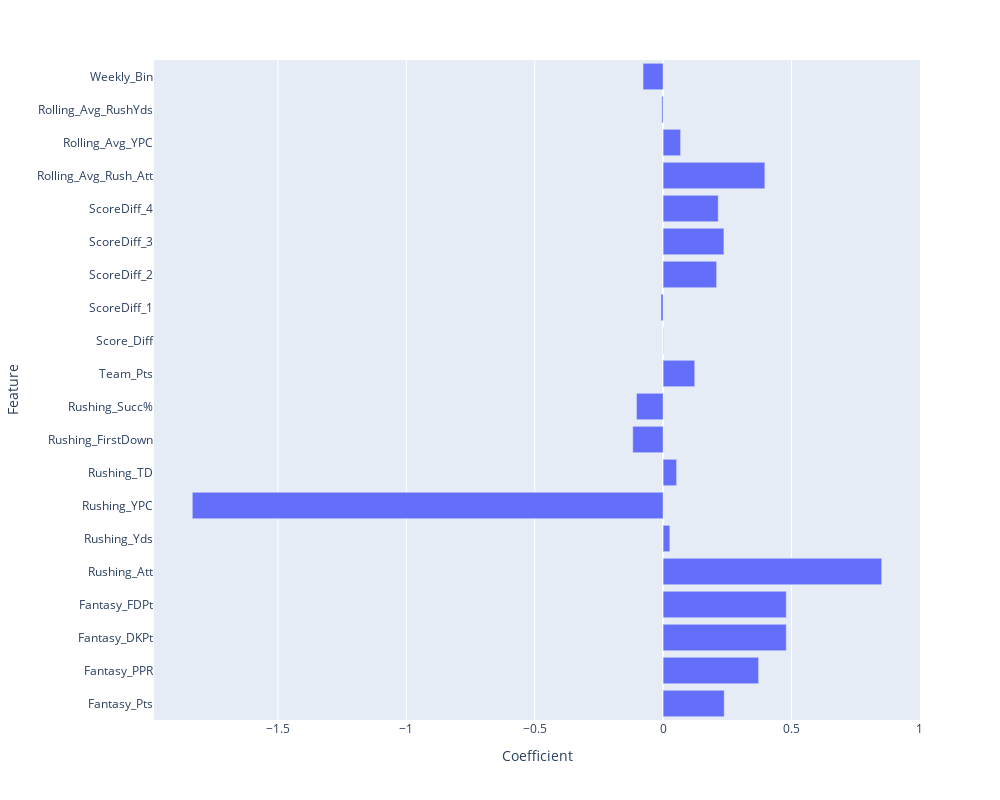

The notebook cell this image was saved under:
### Markdown cell above
### Logistic Regression Evaluation

The Classification Report is composed of common scoring metrics of model, including accuracy, precision, recall and f1 score.  The results reflect significantly higher performance on 'No Performance Dip' than the positive class of 'PerformanceDip'.  This discrepancy is largely expected because PerformanceDip has a much smaller sample size, making it even more critical for the model to have high precision and accuracy when classifying a game as 'PerformanceDip'.  <br>

The Confusion Matrix serves the purpose to visualize the classification model's performance.  The values reflect that the model struggles to separate the difference of performance dip compared to no dip.  Because PerformanceDip is clearly a minority class, composing of approximately 13% of the dataset, the model tends to favor selecting 'No Dip'.  While a high F1 score is held by the model, the Precision Recall curve shows that model performance is marginally above chance where random assignments of target feature are made.   <br>

In regards to feature importance, both Rushing_Attempts and Rushing_YPC standout as the most influential features to the model, coming at no surprise. A player who has high involvement in a prior game with a large number of rushing attempts likely will have regression in their performance the upcoming week as high usage for running backs is highly unsustainable and increases injury risk.  Conversely, logistic regression model predicts players with higher yards per carry(YPC) as less likely to have a performance dip the following week.  Since the YPC stat is an efficiency metric, it aligns with expectations that players struggling with efficiency will have a higher probability of experiencing a performance dip the following week.<br> 
Recursive Feature Elimination Cross Validation chose the most impactful features to include in the model and the classification model here struggles to identify unique importance between these two features <br>


Logistic Regression is notorious for its sensitivity to class imabalance and struggles to capture meaningful insights but it is still a useful model to integrate because of its simplicity, providing a baseline on how much added value more complex models could supplement

### Code cell
plt.plot(thresholds, precision_N) 
plt.plot(thresholds, recall_N)
plt.plot(thresholds, f1_scores)
plt.axvline(best_threshold, ls='--')
plt.legend(['Precision','Recall','F1'])  

y_predict = best_lr_pipe.predict_proba(x_val_lr)[:,1]
y_predict_custom = (y_predict >= best_threshold).astype(int)


#Evaluating Model through Confusion Matrix
c_matrix = metrics.confusion_matrix(y_val_lr, y_predict_custom)
print(c_matrix)

#Heatmap of Confusion Matrix
classes = [0,1]
fig, ax = plt.subplots()
ticks = np.arange(len(classes))
plt.xticks = (ticks, classes)
plt.yticks = (ticks, classes)
sns.heatmap(pd.DataFrame(c_matrix), annot=True, fmt='.5g', cmap='crest')
ax.xaxis.set_label_position("top")
plt.tight_layout()
plt.title('Confusion Matrix', y=1.1)
plt.xlabel('Predicted Label')
plt.ylabel('Actual Label')

#Classification Report
targetNames = ['No Performance Dip', 'Performance Dip']
print(classification_report(y_val_lr, y_predict_custom,target_names=targetNames))

#Precision Recall Curve
display = PrecisionRecallDisplay.from_estimator(best_lr_pipe, x_val_lr, y_val_lr, plot_chance_level=True)

support_mask = best_lr_pipe.named_steps['rfe'].get_support()
selectedFeatures = x_train_lr.columns[support_mask]

print("Selected Features by Recursive Feature Elimination: ")
print(list(selectedFeatures))


#Computing Feature Importance
rfe_step = best_lr_pipe.named_steps['rfe']
support_mask = best_lr_pipe.named_steps['rfe'].get_support()
selectedFeatures = x_train_lr.columns[support_mask]
lr_est = rfe_step.estimator_
coefficients = lr_est.coef_.ravel()
oddsRatio = np.exp(coefficients)
pd.set_option('display.max_rows', 500)
featureImportance = pd.DataFrame({
    'Feature': selectedFeatures,
    'Coefficient': coefficients,
    'Odd_Ratio':  oddsRatio
})
print("\nFeature Importance (Coefficient and Odds Ratio):")
print(featureImportance.sort_values(by='Coefficient', ascending=False))

#Visualization of Feature Importance
fig = px.bar(featureImportance, x='Coefficient', y='Feature', width=1000, height=800)
fig.update_yaxes(tickfont=dict(size=12))
fig.show()

### Figure 1 — Plotly figure (JSON) as saved in the notebook; plotly's stock layout.template omitted (floating-point values rounded to 4 significant figures)
{"data": [{"hovertemplate": "Coefficient=%{x}<br>Feature=%{y}<extra></extra>", "legendgroup": "", "marker": {"color": "#636efa", "pattern": {"shape": ""}}, "name": "", "orientation": "h", "showlegend": false, "textposition": "auto", "type": "bar", "x": [0.2379, 0.3719, 0.4797, 0.4797, 0.8513, 0.02601, -1.834, 0.05247, -0.1182, -0.1038, 0.1231, 0.001371, -0.008452, 0.2084, 0.2366, 0.2145, 0.3962, 0.06796, -0.005086, -0.07817], "xaxis": "x", "y": ["Fantasy_Pts", "Fantasy_PPR", "Fantasy_DKPt", "Fantasy_FDPt", "Rushing_Att", "Rushing_Yds", "Rushing_YPC", "Rushing_TD", "Rushing_FirstDown", "Rushing_Succ%", "Team_Pts", "Score_Diff", "ScoreDiff_1", "ScoreDiff_2", "ScoreDiff_3", "ScoreDiff_4", "Rolling_Avg_Rush_Att", "Rolling_Avg_YPC", "Rolling_Avg_RushYds", "Weekly_Bin"], "yaxis": "y"}], "layout": {"barmode": "relative", "height": 800, "legend": {"tracegroupgap": 0}, "margin": {"t": 60}, "width": 1000, "xaxis": {"anchor": "y", "domain": [0, 1], "title": {"text": "Coefficient"}}, "yaxis": {"anchor": "x", "domain": [0, 1], "tickfont": {"size": 12}, "title": {"text": "Feature"}}}}
